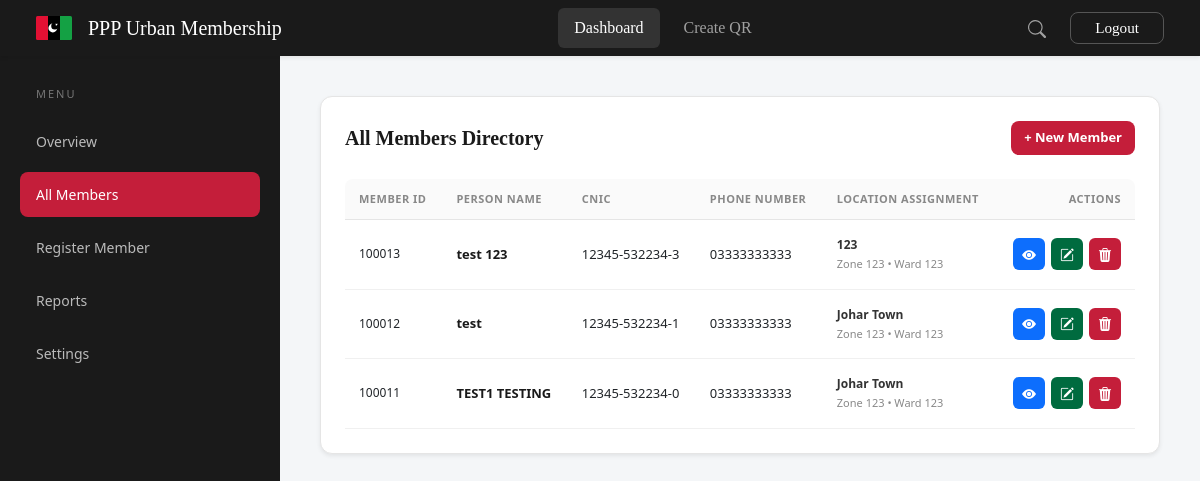
Page /dashboard/members/ (signed in) on the committed database.
### qrapp/models.py (models this page shows, shortened)
class Person(models.Model):
    person_id = models.CharField(max_length=50, primary_key=True, default = 100011)
    name = models.CharField(max_length=100, null=True, blank=True)
    father_name = models.CharField(max_length=100, blank=True, null=True)
    email = models.EmailField(null=True, blank=True)
    cnic = models.CharField(max_length=15, unique=True, null=True, blank=True)
    phone = models.CharField(max_length=15, null=True, blank=True)
    address = models.TextField(null=True, blank=True)
    union_council = models.CharField(max_length=100, null=True, blank=True)
    town = models.CharField(max_length=100, null=True, blank=True)
    zone = models.CharField(max_length=100, null=True, blank=True)
    ward = models.CharField(max_length=100, null=True, blank=True)
    made_by = models.ForeignKey(User, on_delete=models.SET_NULL, null=True, related_name='persons_created')
    created_at = models.DateTimeField(auto_now_add=True)

### qrapp/views.py (the view)
    def wrapper(request, *args, **kwargs):
        if request.user.groups.filter(name='Admin').exists():
            return view_func(request, *args, **kwargs)
        return HttpResponseForbidden("Not allowed")

### qrapp/views.py (called while the page is built)
def admin_only(view_func):
    def wrapper(request, *args, **kwargs):
        if request.user.groups.filter(name='Admin').exists():
            return view_func(request, *args, **kwargs)
        return HttpResponseForbidden("Not allowed")
    return wrapper

@login_required
@admin_only
def all_members(request):
    members = Person.objects.all().order_by('-created_at')
    return render(request, 'all_members.html', {'members': members})

### qrapp/templates/all_members.html (shortened to what this page needs)
{% extends 'base.html' %}
{% block layout %}
<div class="dash-wrap">
    <div class="dash-sidebar d-none d-md-block">
        <div
            style="font-size: 11px; color: rgba(255,255,255,0.4); text-transform: uppercase; letter-spacing: 2px; margin-bottom: 16px; padding-left: 16px;">
            Menu</div>
        <nav class="nav flex-column">
            <a class="nav-link" href="{% url 'dashboard' %}">Overview</a>
            <a class="nav-link active" href="{% url 'all_members' %}">All Members</a>
            <a class="nav-link" href="{% url 'create_person' %}">Register Member</a>
            <a class="nav-link" href="#">Reports</a>
            <a class="nav-link" href="#">Settings</a>
        </nav>
    </div>
    <div class="dash-main">
        <div class="table-card shadow-sm">
            <div class="table-title-area">
                <h2 class="table-title">All Members Directory</h2>
                <a href="{% url 'create_person' %}" class="btn"
                    style="background: var(--ppp-red); color: white; font-size: 13px; font-weight: 600; border-radius: 8px;">+
                    New Member</a>
            </div>
            <div class="table-responsive">
                <table class="d-table">
                    <thead>
                        <tr>
                            <th>Member ID</th>
                            <th>Person Name</th>
                            <th>CNIC</th>
                            <th>Phone Number</th>
                            <th>Location Assignment</th>
                            <th style="text-align: right;">Actions</th>
                        </tr>
                    </thead>
                    <tbody>
                        {% for person in members %}
                        <tr>
                            <td style="font-family: var(--font-mono); font-weight: 500; font-size: 12px;">
                                {{person.person_id }}</td>
                            <td style="font-weight: 600; color: #1A1A1A;">{{ person.name }}</td>
                            <td>{{ person.cnic|default:"--" }}</td>
                            <td>{{ person.phone|default:"--" }}</td>
                            <td>
                                <div class="loc-hierarchy">
                                    <div class="loc-town">{{ person.town|default:"No Town Assigned" }}</div>
                                    <div class="loc-sub">
                                        Zone {{ person.zone|default:"-" }} &bull; Ward {{ person.ward|default:"-" }}
                                    </div>
                                </div>
                            </td>
                            <td style="text-align: right;">
                                <div style="display: flex; gap: 6px; justify-content: flex-end;">
                                    <a href="{% url 'admin_person_detail' person.person_id %}"
                                        class="btn-action btn-details" title="View Details & QR">
                                        <i class="bi bi-eye-fill"></i>
                                    </a>
                                    <a href="{% url 'update_person' person.person_id %}" class="btn-action btn-update"
                                        title="Update Record">
                                        <i class="bi bi-pencil-square"></i>
                                    </a>
                                    <form method="POST" action="{% url 'delete_person' person.person_id %}"
                                        style="display:inline;"
                                        onsubmit="return confirm('Are you sure you want to permanently delete this member?');">
                                        <button type="submit" class="btn-action btn-delete" title="Delete Record">
                                            <i class="bi bi-trash3-fill"></i>
                                        </button>
                                    </form>
                                </div>
                            </td>
                        </tr>
                        {% empty %}
                        <tr>
                            <td colspan="6" class="text-center py-5 text-muted">
                                No members have been registered yet.
                            </td>
                        </tr>
                        {% endfor %}
                    </tbody>
                </table>
            </div>
        </div>
    </div>
</div>
{% endblock %}

### qrapp/templates/base.html (style rules this page uses)
body { background-color: #f4f6f8; }

### qrapp/templates/all_members.html (style rules this page uses)
:root { --ppp-red: #C41E3A; --ppp-red-dark: #8B1528; --ppp-green: #006B3F; --ppp-green-dark: #004D2C; }
.dash-wrap { display: flex; min-height: calc(100vh - 72px); background: #f4f6f8; }
.dash-sidebar { width: 280px; background: #1A1A1A; padding: 30px 20px; color: #fff; flex-shrink: 0; }
.dash-sidebar .nav-link { color: rgba(255, 255, 255, 0.7); font-size: 14px; padding: 12px 16px; border-radius: 8px; margin-bottom: 8px; font-weight: 500; transition: all 0.2s; }
.dash-sidebar .nav-link.active { background: var(--ppp-red); color: #fff; }
.dash-main { flex: 1; padding: 40px; overflow-y: auto; }
.table-card { background: #fff; border: 1px solid #E5E5E5; border-radius: 12px; padding: 24px; }
.table-title-area { display: flex; justify-content: space-between; align-items: center; margin-bottom: 24px; }
.table-title { font-family: 'Georgia', serif; font-weight: 600; font-size: 20px; margin: 0; color: #1A1A1A; }
.d-table { width: 100%; border-collapse: collapse; font-size: 13px; }
.d-table th { text-align: left; font-weight: 600; font-size: 11px; color: #888; text-transform: uppercase; letter-spacing: 0.5px; padding: 12px 14px; border-bottom: 1px solid #E5E5E5; background: #fafafa; }
.d-table th:first-child { border-top-left-radius: 8px; }
.d-table th:last-child { border-top-right-radius: 8px; }
.d-table td { padding: 16px 14px; border-bottom: 1px solid #f0f0f0; vertical-align: middle; }
.loc-hierarchy { font-size: 12px; }
.loc-town { font-weight: 600; color: #333; }
.loc-sub { font-size: 11px; color: #888; margin-top: 2px; }
.btn-action { display: inline-flex; align-items: center; justify-content: center; width: 32px; height: 32px; border-radius: 6px; border: none; color: #fff; font-size: 14px; transition: transform 0.1s; }
.btn-details { background: #0d6efd; }
.btn-update { background: var(--ppp-green); }
.btn-delete { background: var(--ppp-red); }

### rows in the picture
Person: person_id "100013", name "test 123", cnic "12345-532234-3", phone "03333333333", town "123", zone "123", ward "123"
Person: person_id "100012", name "test", cnic "12345-532234-1", phone "03333333333", town "Johar Town", zone "123", ward "123"
Person: person_id "100011", name "TEST1 TESTING", cnic "12345-532234-0", phone "03333333333", town "Johar Town", zone "123", ward "123"
